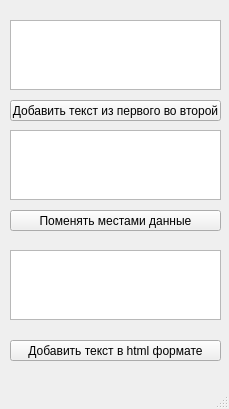
<?xml version="1.0" encoding="UTF-8"?>
<ui version="4.0">
 <class>MainWindow</class>
 <widget class="QMainWindow" name="MainWindow">
  <property name="geometry">
   <rect>
    <x>0</x>
    <y>0</y>
    <width>229</width>
    <height>409</height>
   </rect>
  </property>
  <property name="windowTitle">
   <string>MainWindow</string>
  </property>
  <widget class="QWidget" name="centralwidget">
   <widget class="QPlainTextEdit" name="plainTextEdit">
    <property name="geometry">
     <rect>
      <x>10</x>
      <y>20</y>
      <width>211</width>
      <height>70</height>
     </rect>
    </property>
   </widget>
   <widget class="QPlainTextEdit" name="plainTextEdit_2">
    <property name="geometry">
     <rect>
      <x>10</x>
      <y>130</y>
      <width>211</width>
      <height>70</height>
     </rect>
    </property>
   </widget>
   <widget class="QPushButton" name="inputText_button">
    <property name="geometry">
     <rect>
      <x>10</x>
      <y>100</y>
      <width>211</width>
      <height>21</height>
     </rect>
    </property>
    <property name="text">
     <string>Добавить текст из первого во второй</string>
    </property>
   </widget>
   <widget class="QPushButton" name="changeText_button">
    <property name="geometry">
     <rect>
      <x>10</x>
      <y>210</y>
      <width>211</width>
      <height>21</height>
     </rect>
    </property>
    <property name="text">
     <string>Поменять местами данные</string>
    </property>
   </widget>
   <widget class="QPushButton" name="inputHtmlText_button">
    <property name="geometry">
     <rect>
      <x>10</x>
      <y>340</y>
      <width>211</width>
      <height>21</height>
     </rect>
    </property>
    <property name="text">
     <string>Добавить текст в html формате</string>
    </property>
   </widget>
   <widget class="QTextEdit" name="textEdit">
    <property name="geometry">
     <rect>
      <x>10</x>
      <y>250</y>
      <width>211</width>
      <height>70</height>
     </rect>
    </property>
   </widget>
  </widget>
  <widget class="QMenuBar" name="menubar">
   <property name="geometry">
    <rect>
     <x>0</x>
     <y>0</y>
     <width>229</width>
     <height>20</height>
    </rect>
   </property>
  </widget>
  <widget class="QStatusBar" name="statusbar"/>
 </widget>
 <resources/>
 <connections/>
</ui>
